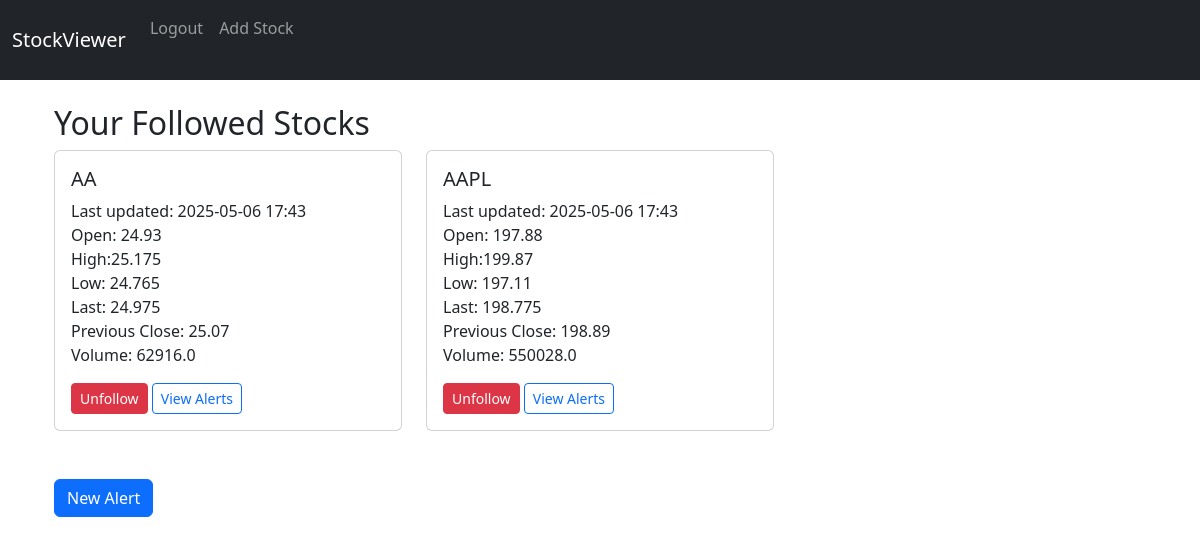
The app's page / (signed in) with its own data.
### portfolio/models.py (models this page shows, shortened)
class Stocks_followed(models.Model):
    user = models.ForeignKey(settings.AUTH_USER_MODEL,
                             on_delete=models.CASCADE,
                             related_name='stocks_followed')
    ticker = models.CharField(max_length=10)
    timestamp = models.DateTimeField()
    open = models.FloatField(null=True, blank=True)
    high = models.FloatField(null=True, blank=True)
    low = models.FloatField(null=True, blank=True)
    mid = models.FloatField(null=True, blank=True)
    tngolast = models.FloatField(null=True, blank=True)
    prevClose = models.FloatField(null=True, blank=True)
    volume = models.FloatField(null=True, blank=True)
    class Meta:
        constraints = [
            models.UniqueConstraint(fields=['user', 'ticker'],
                                    name='unique_user_ticker')
        ]

### proj/views.py (the view)
# urls.py: path('', views.home, name = 'home'),
def home(request):
    print(request.user.is_authenticated)
    if not request.user.is_authenticated:
        redirect('login')
    if request.method == 'POST':
        usernam        # Authenticatee = request.POST.get('username')
        password = request.POST.get('password')
        user = authenticate(request, username=username, password=password)
        if user is not None:
            login(request, user)
            messages.success(request, "You Have Been Logged In!")
            return redirect('home')
        else:
            messages.error(request, "There Was An Error Logging In, Please Try Again...")
            return redirect('home')
    else:
        if request.user.is_authenticated:
            stocks = request.user.stocks_followed.all().prefetch_related('alert_rules')
            return render(request, 'home.html', {'stocks': stocks,})
        else:
            return render(request, 'home.html', {})

### templates/home.html (shortened to what this page needs)
{% extends "base.html" %}
{% block content %}
{% if user.is_authenticated %}
<div class="container mt-4">
  <h2>Your Followed Stocks</h2>
  {% if stocks %}
    <div class="row">
      {% for sf in stocks %}
        <div class="col-md-4 mb-4">
          <div class="card h-100">
            <div class="card-body d-flex flex-column">
              <h5 class="card-title">{{ sf.ticker }}</h5>
              <p class="card-text mb-3">
                Last updated: {{ sf.timestamp|date:"Y-m-d H:i" }}<br/>
                Open: {{ sf.open}}<br/>
                High:{{ sf.high}}<br/>
                Low: {{ sf.low}}<br/>
                Last: {{sf.tngolast}}<br/>
                Previous Close: {{sf.prevClose}}<br/>
                Volume: {{sf.volume}}<br/>
              </p>
              <div class="mt-auto">
                <form
                  method="post"
                  action="{% url 'stock-delete' sf.pk %}"
                  style="display:inline"
                >
                  <button class="btn btn-sm btn-danger">
                    Unfollow
                  </button>
                </form>
                <button
                  class="btn btn-sm btn-outline-primary"
                  type="button"
                  data-bs-toggle="collapse"
                  data-bs-target="#alerts-{{ sf.pk }}"
                  aria-expanded="false"
                  aria-controls="alerts-{{ sf.pk }}"
                >
                  View Alerts
                </button>
              </div>
            </div>
          </div>
        </div>
      {% endfor %}
    </div>
  {% else %}
    <p>You’re not following any stocks yet.
       <a href="{% url 'follow-stock' %}">Add one now</a>.
    </p>
  {% endif %}
  <div class="mt-4">
    <a href="{% url 'alert-create' %}" class="btn btn-primary">
      New Alert
    </a>
  </div>
</div>
{% endif%}
{% endblock %}

### records on screen
Stocks_followed: ticker "AA", timestamp "2025-05-06 17:43", open "24.93", high "25.175", low "24.765", tngolast "24.975", prevClose "25.07", volume "62916.0"
Stocks_followed: ticker "AAPL", timestamp "2025-05-06 17:43", open "197.88", high "199.87", low "197.11", tngolast "198.775", prevClose "198.89", volume "550028.0"
